Frame 1 (no input): blank canvas, image omitted
Frame 60 (no input): blank canvas, image omitted
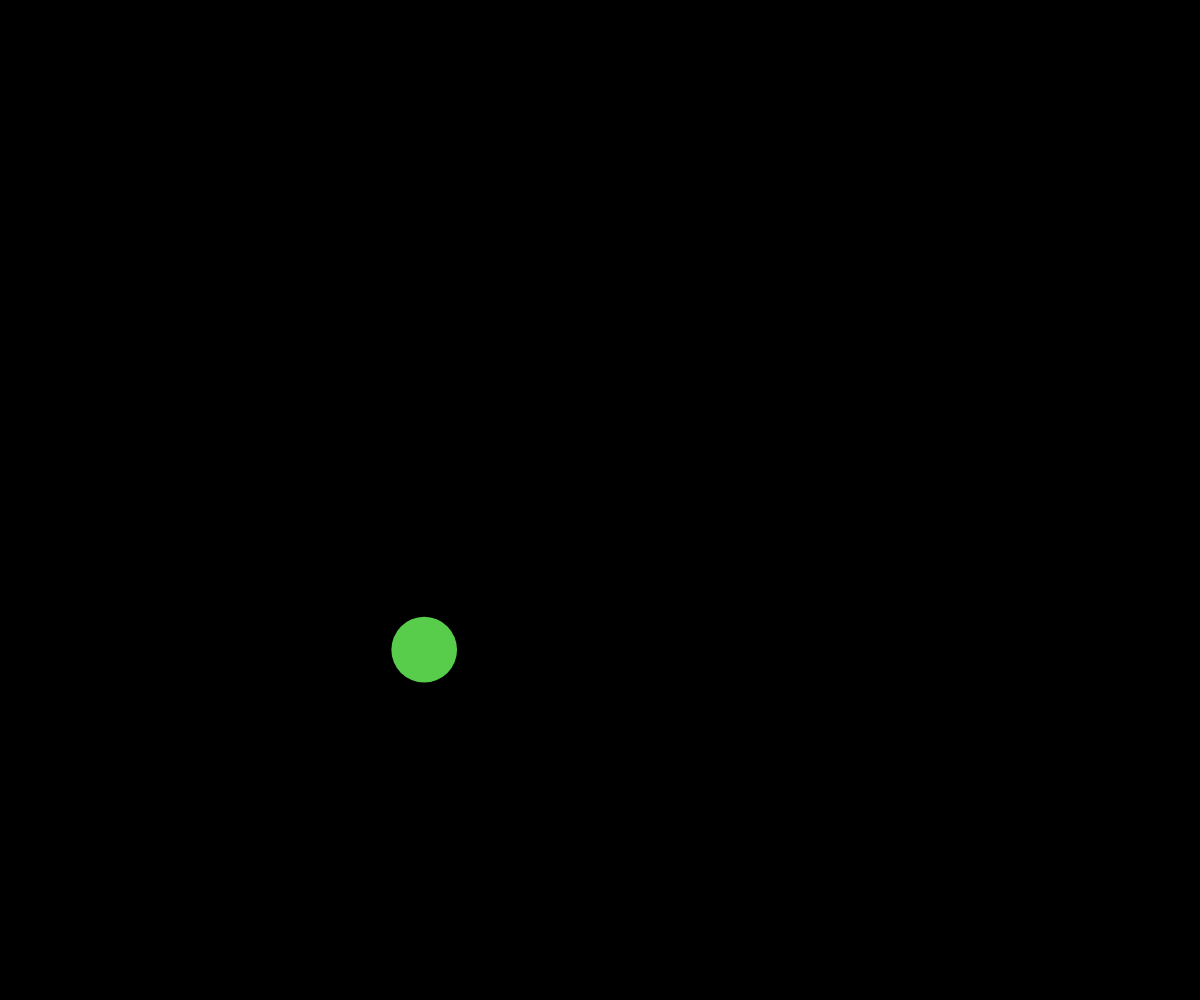
Frame 120 (the mouse pressed at the canvas centre since frame 60)

The p5.js sketch whose frames 1 and 60 were blank and that drew this single picture after the mouse press (run headless with seeded random() and noise() and a simulated clock; from frame 60 on, the mouse is pressed at the canvas centre):

// p5.js sketch
// ── sketch.js
// Ball Collision OOP Demo

class Ball{
  constructor(x,y){
    this.x = x;
    this.y = y;
    this.radius = random(15, 40);
    this.dx = random(-5,5);
    this.dy = random(-5,5);
    this.r = random(255);
    this.g = random(255);
    this.b = random(255);
  }

  display(){
    noStroke();
    fill(this.r,this.g,this.b);
    circle(this.x,this.y,this.radius*2);
  }

  move(){
    this.x += this.dx;
    this.y += this.dy;

    if (this.y < this.radius || this.y + this.radius > height){
      this.dy *= -1;
    }
    if (this.x < this.radius || this.x + this.radius > width){
      this.dx *= -1;
    }
  }

  bounceOff(otherBall){
    let radiiSum = this.radius + otherBall.radius;
    let distanceApart = dist(this.x,this.y,otherBall.x,otherBall.y);

    if (radiiSum > distanceApart){
      let tempX = this.dx;
      let tempY = this.dy;

      this.dx = otherBall.dx;
      this.dy = otherBall.dy;
      otherBall.dx = tempX;
      otherBall.dy = tempY;
    }
  }
}

let ballArray = [];

function setup() {
  createCanvas(windowWidth, windowHeight);
}

function draw() {
  background(0);
  for (let ball of ballArray){
    ball.move();
    for (let otherBall of ballArray){
      if (ball !== otherBall){
        ball.bounceOff(otherBall);
      }
    }
    ball.display();
  }
}

function mousePressed(){
  let someBall = new Ball(mouseX,mouseY);
  ballArray.push(someBall);
}
